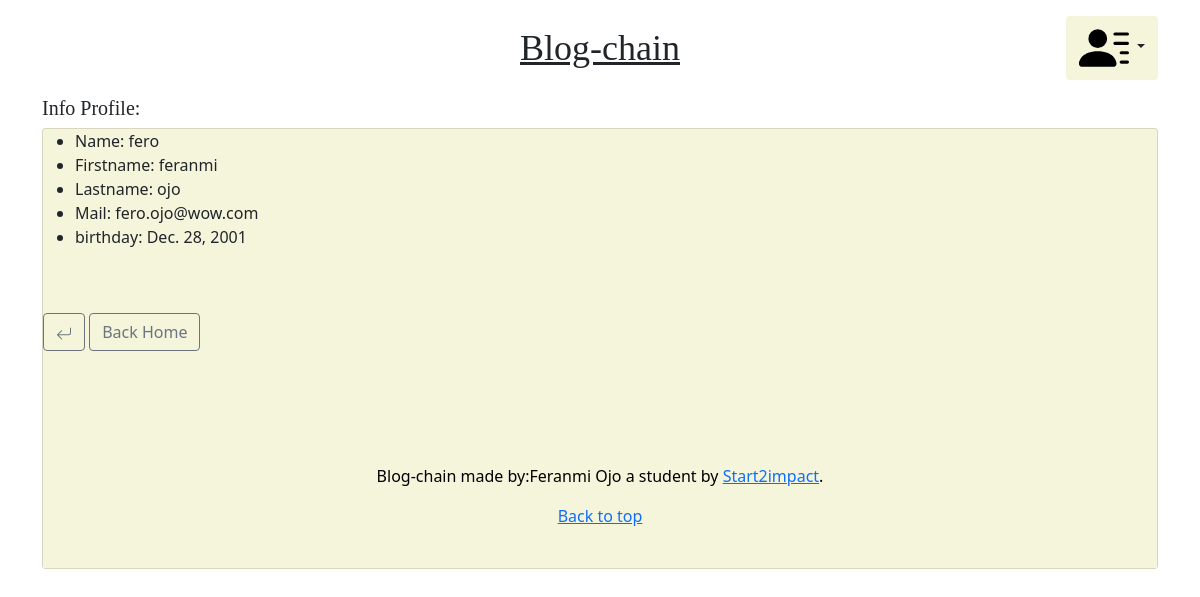
The app's page /users/2/profile/ (signed in) with its own data.
### accounts/models.py (models this page shows, shortened)
class Profile(models.Model):
    user = models.OneToOneField(User,null=True, on_delete=models.CASCADE)
    birthday = models.DateField(blank=True,null=True)
    ip_address = models.CharField(max_length=150, blank=True,null=True)

### accounts/views.py (the view)
# urls.py: path('users/<int:id>/profile/',views.profile,name = 'profile'),
def profile(request,id):
    user_profile = get_object_or_404(Profile, id=id)
    num_post = Article.objects.filter(author=request.user)
    return render(request, 'accounts/profile.html', {'user_profile': user_profile,'num_post':num_post})

### accounts/templates/accounts/profile.html (shortened to what this page needs)
{% extends "blog/base.html" %}
{% block page_content%}
<div class="container fluid" xmlns="http://www.w3.org/1999/html">
        <h5>Info Profile:</h5>
        <div class="card vertical" style="background-color: #F5F5DC;">
            <div class="card-stacked">
                <div class="card-content">
                    <ul>
                        <li>Name: {{user_profile.user.username}}</li>
                        <li>Firstname: {{user_profile.user.first_name}}</li>
                        <li>Lastname: {{user_profile.user.last_name}}</li>
                        <li>Mail: {{user_profile.user.email}}</li>
                        <li>birthday: {{user_profile.user.profile.birthday}}</li>
                    </ul>
                    <br>
        <br>
        <a class="btn btn-outline-secondary" onClick="javascript:history.go(-1);">
        </a>
        <a class="btn btn-outline-secondary"href="{%url 'blog:blog'%}"> Back Home</a>
    </div>
{% endblock %}

### blog/static/css/blog.css (style rules this page uses)
h1, h2, h3, h4, h5, h6 { font-family: "Playfair Display", Georgia, "Times New Roman", serif; }

### records on screen
Profile: user.username "fero", user.first_name "feranmi", user.last_name "ojo", user.email "fero.ojo@wow.com", user.profile.birthday "Dec. 28, 2001"
